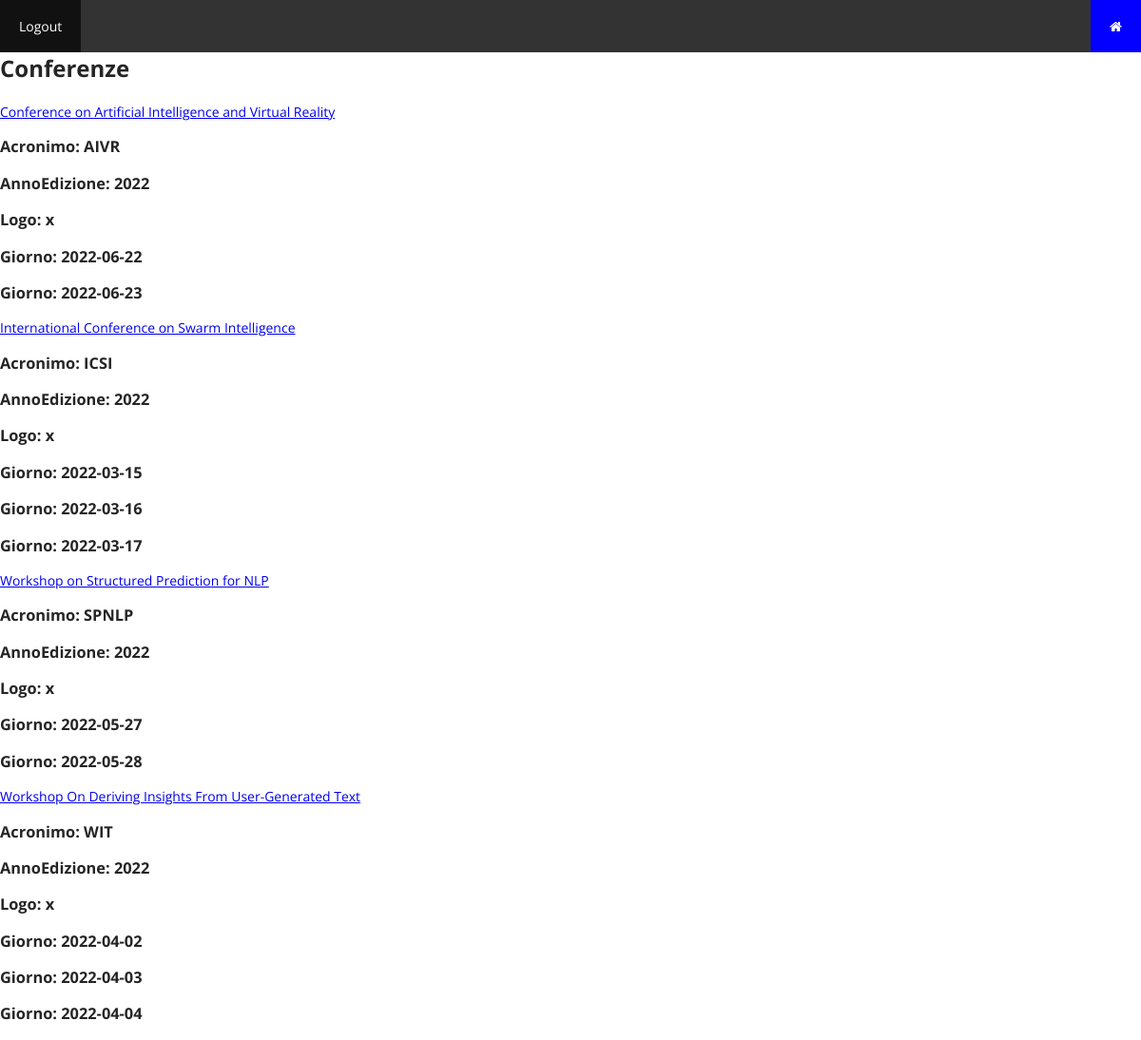
Page /php/paginaUtente.php on the committed database.
### tables this page shows
CREATE TABLE CONFERENZA(
	AnnoEdizione INT DEFAULT 2000,
    Acronimo VARCHAR(20),
    Nome VARCHAR(100),
    Logo CHAR,
    Svolgimento ENUM("Attiva", "Completata"),
    TotaleSponsorizzazioni INT DEFAULT 0,
    PRIMARY KEY(AnnoEdizione,Acronimo)
);

### php/paginaUtente.php (called while the page is built)
<?php
    require_once('connection.php');
    $templateParams["conferenze"] = $dbh->getConferenze();
    require 'template/templatePaginaUtente.php';
?>

### php/database.php (called while the page is built, shortened)
<?php
    class DatabaseHelper{
        private $db;
        public function __construct($servername, $username, $password, $dbname, $port){
            $this->db = new mysqli($servername, $username, $password, $dbname, $port);
        }
        public function getConferenze(){
            $query = "SELECT DISTINCT Nome, Acronimo,AnnoEdizione,Logo FROM conferenze_disponibili";
            $stmt = $this->db->prepare($query);
            $stmt->execute();
            $result = $stmt->get_result();
            return $result->fetch_all(MYSQLI_ASSOC);
        }
        public function getDateConferenza($nomeConf){
            $query = "SELECT Giorno FROM conferenze_disponibili WHERE Nome=?";
            $stmt = $this->db->prepare($query);
            $stmt->bind_param('s',$nomeConf);
            $stmt->execute();
            $result = $stmt->get_result();
            return $result->fetch_all(MYSQLI_ASSOC);
        }
    }
?>

### php/connection.php (called while the page is built, shortened)
<?php
    require_once("database.php");
    $dbh = new DatabaseHelper("localhost", "root", "root", "CONFVIRTUAL", 8889);
?>

### php/template/templatePaginaUtente.php (the view, shortened to what this page needs)
<!DOCTYPE html>
<html>
<head>
        <link rel="stylesheet" href="../css/style.css">
        <link rel="stylesheet" href="../css/styleHome.css">
<link rel="stylesheet" href="https://cdnjs.cloudflare.com/ajax/libs/font-awesome/4.7.0/css/font-awesome.min.css">
</head>
<body>
    <ul>
        <li style="float:right"><a class="active" href="../html/paginaIniziale.html"><i class="fa fa-home"></i></a></li>
        <li><a href="../php/logout.php">Logout</a></li>
      </ul>
<div class="parallax">
    <h1>Conferenze</h1>
    <?php foreach($templateParams['conferenze'] as $conferenza): ?>
    <a href="conferenza.php?nome=<?php echo $conferenza["Nome"]?>"><?php echo $conferenza["Nome"]?></a>
    <h3>Acronimo: <?php echo $conferenza["Acronimo"]?></h3>
    <h3>AnnoEdizione: <?php echo $conferenza["AnnoEdizione"]?></h3>
    <h3>Logo: <?php echo $conferenza["Logo"]?></h3>
    <?php foreach($dbh->getDateConferenza($conferenza["Nome"]) as $data): ?>
    <h3>Giorno: <?php echo $data["Giorno"]?></h3>
    <?php endforeach; ?>
  <?php endforeach; ?>
</div>
</body>
</html>

### css/style.css (style rules this page uses)
html,body { padding: 0; margin: 0; font: 14px 'Open sans', sans-serif; color: rgb(37, 37, 37); }
h1 { margin: 0; margin-bottom: 20px; font-size: 24px; }
ul { list-style-type: none; margin: 0; padding: 0; overflow: hidden; background-color: #333; }
li { float: left; }
li a { display: block; color: white; text-align: center; padding: 14px 16px; text-decoration: none; }
.active { background-color: #04AA6D; }

### css/styleHome.css (style rules this page uses)
ul { list-style-type: none; margin: 0; padding: 0; overflow: hidden; background-color: #333; }
li { float: left; }
li a { display: block; color: white; text-align: center; padding: 18px 20px; text-decoration: none; }
.active { background-color: #0400ff; }

### rows in the picture
conferenza: Nome "Conference on Artificial Intelligence and Virtual Reality", Acronimo "AIVR", AnnoEdizione "2022", Logo "x", Giorno "2022-06-22", Giorno "2022-06-23"
conferenza: Nome "International Conference on Swarm Intelligence", Acronimo "ICSI", AnnoEdizione "2022", Logo "x", Giorno "2022-03-15", Giorno "2022-03-16", Giorno "2022-03-17"
conferenza: Nome "Workshop on Structured Prediction for NLP", Acronimo "SPNLP", AnnoEdizione "2022", Logo "x", Giorno "2022-05-27", Giorno "2022-05-28"
conferenza: Nome "Workshop On Deriving Insights From User-Generated Text", Acronimo "WIT", AnnoEdizione "2022", Logo "x", Giorno "2022-04-02", Giorno "2022-04-03", Giorno "2022-04-04"
